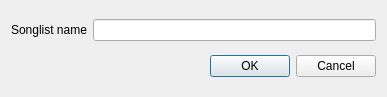
<?xml version="1.0" encoding="UTF-8"?>
<ui version="4.0">
 <class>AddSonglistDialog</class>
 <widget class="QDialog" name="AddSonglistDialog">
  <property name="geometry">
   <rect>
    <x>0</x>
    <y>0</y>
    <width>387</width>
    <height>97</height>
   </rect>
  </property>
  <property name="windowTitle">
   <string>Songlist</string>
  </property>
  <layout class="QGridLayout" name="gridLayout">
   <item row="0" column="0">
    <widget class="QLabel" name="label">
     <property name="text">
      <string>Songlist name</string>
     </property>
    </widget>
   </item>
   <item row="0" column="1">
    <widget class="QLineEdit" name="nameEdit"/>
   </item>
   <item row="1" column="0" colspan="2">
    <widget class="QDialogButtonBox" name="buttonBox">
     <property name="orientation">
      <enum>Qt::Horizontal</enum>
     </property>
     <property name="standardButtons">
      <set>QDialogButtonBox::Cancel|QDialogButtonBox::Ok</set>
     </property>
    </widget>
   </item>
  </layout>
 </widget>
 <resources/>
 <connections>
  <connection>
   <sender>buttonBox</sender>
   <signal>accepted()</signal>
   <receiver>AddSonglistDialog</receiver>
   <slot>accept()</slot>
   <hints>
    <hint type="sourcelabel">
     <x>248</x>
     <y>254</y>
    </hint>
    <hint type="destinationlabel">
     <x>157</x>
     <y>274</y>
    </hint>
   </hints>
  </connection>
  <connection>
   <sender>buttonBox</sender>
   <signal>rejected()</signal>
   <receiver>AddSonglistDialog</receiver>
   <slot>reject()</slot>
   <hints>
    <hint type="sourcelabel">
     <x>316</x>
     <y>260</y>
    </hint>
    <hint type="destinationlabel">
     <x>286</x>
     <y>274</y>
    </hint>
   </hints>
  </connection>
 </connections>
</ui>
